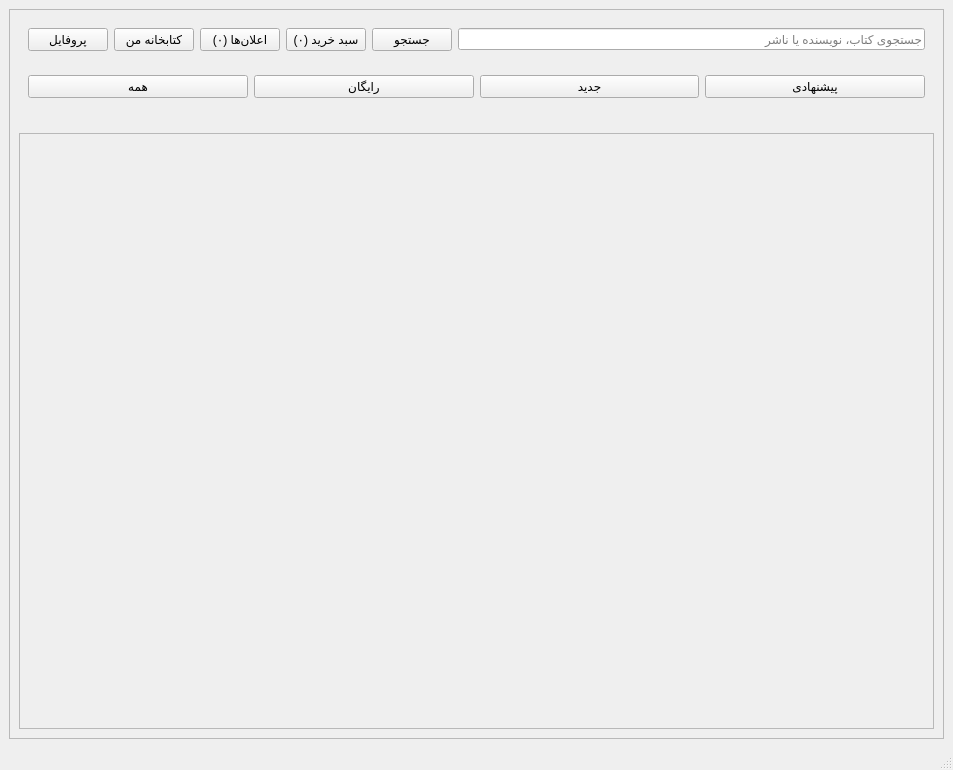
<?xml version="1.0" encoding="UTF-8"?>
<ui version="4.0">
 <class>HomeWindow_c</class>
 <widget class="QMainWindow" name="HomeWindow_c">
  <property name="geometry">
   <rect>
    <x>0</x>
    <y>0</y>
    <width>953</width>
    <height>770</height>
   </rect>
  </property>
  <property name="maximumSize">
   <size>
    <width>16777215</width>
    <height>16777215</height>
   </size>
  </property>
  <property name="windowTitle">
   <string>MainWindow</string>
  </property>
  <property name="styleSheet">
   <string notr="true">QMainWindow#HomeWindow_c {
    background-image: url(&quot;:/wallhaven-49kq3d.jpg&quot;);
    background-position: center center;
    background-repeat: no-repeat;
}

QFrame#mainFrame {
    background-color: rgba(15, 23, 42, 0.45);  
    border: 1px solid rgba(255, 255, 255, 0.2);
    border-radius: 20px; 
    margin: 15px; 
}

QLineEdit#searchLineEdit {
    background-color: rgba(255, 255, 255, 0.1);
    border: 1px solid rgba(255, 255, 255, 0.2);
    border-radius: 8px;
    padding: 7px 12px;
    color: #ffffff;
    font-family: &quot;Segoe UI&quot;, &quot;Vazirmatn&quot;;
    font-size: 14px;
    font-weight: bold;
}
QLineEdit#searchLineEdit:focus {
    background-color: rgba(255, 255, 255, 0.18);
    border: 1px solid rgba(147, 197, 253, 0.8); 
}

#topBarWidget QPushButton {
    background-color: rgba(255, 255, 255, 0.08);
    border: 1px solid rgba(255, 255, 255, 0.18);
    border-radius: 8px;
    padding: 7px 14px; 
    color: #ffffff;
    font-family: &quot;Segoe UI&quot;, &quot;Vazirmatn&quot;;
    font-size: 13px;
    font-weight: bold; 
}
#topBarWidget QPushButton:hover {
    background-color: rgba(255, 255, 255, 0.22);
    border: 1px solid rgba(255, 255, 255, 0.35);
}
#topBarWidget QPushButton:pressed {
    background-color: rgba(255, 255, 255, 0.05);
}

QPushButton#searchButton {
    background-color: rgba(147, 197, 253, 0.3); 
    border: 1px solid rgba(255, 255, 255, 0.3);
}
QPushButton#searchButton:hover {
    background-color: rgba(147, 197, 253, 0.45);
}

#tabsWidget QPushButton {
    background-color: transparent;
    border: none;
    border-bottom: 3px solid transparent; 
    color: #e2e8f0; 
    font-family: &quot;Segoe UI&quot;, &quot;Vazirmatn&quot;;
    font-size: 14px;
    font-weight: bold;
    padding: 8px 18px;
}
#tabsWidget QPushButton:hover {
    color: #ffffff;
    border-bottom: 3px solid rgba(255, 255, 255, 0.5);
}
#tabsWidget QPushButton:checked, #tabsWidget QPushButton:pressed {
    color: #ffffff;
    border-bottom: 3px solid #ffffff;
}

QLabel#statusLabel {
    background-color: rgba(147, 197, 253, 0.1); 
    border: 1px solid rgba(147, 197, 253, 0.35);
    border-radius: 8px;
    color: #93c5fd;
    font-family: &quot;Segoe UI&quot;, &quot;Vazirmatn&quot;;
    font-size: 13px;
    font-weight: bold;
    padding: 8px 16px;
    margin-bottom: 5px;
}

QScrollArea#booksScrollArea {
    background-color: rgba(255, 255, 255, 0.04);  
    border: 1px solid rgba(255, 255, 255, 0.15);
    border-radius: 12px;
}
#booksScrollArea &gt; QWidget &gt; QWidget {
    background: transparent;
}

QScrollBar:vertical {
    background: transparent;
    width: 6px;
    margin: 4px;
}
QScrollBar::handle:vertical {
    background: rgba(255, 255, 255, 0.25);
    border-radius: 3px;
    min-height: 30px;
}
QScrollBar::handle:vertical:hover {
    background: rgba(255, 255, 255, 0.45);
}
QScrollBar::add-line:vertical, QScrollBar::sub-line:vertical {
    background: none;
    height: 0px;
}</string>
  </property>
  <widget class="QWidget" name="centralwidget">
   <layout class="QGridLayout" name="gridLayout_2">
    <item row="0" column="0">
     <widget class="QFrame" name="mainFrame">
      <property name="maximumSize">
       <size>
        <width>1600</width>
        <height>1000</height>
       </size>
      </property>
      <property name="frameShape">
       <enum>QFrame::StyledPanel</enum>
      </property>
      <property name="frameShadow">
       <enum>QFrame::Raised</enum>
      </property>
      <layout class="QGridLayout" name="gridLayout">
       <item row="3" column="0">
        <widget class="QScrollArea" name="booksScrollArea">
         <property name="widgetResizable">
          <bool>true</bool>
         </property>
         <widget class="QWidget" name="scrollAreaWidgetContents">
          <property name="geometry">
           <rect>
            <x>0</x>
            <y>0</y>
            <width>875</width>
            <height>462</height>
           </rect>
          </property>
         </widget>
        </widget>
       </item>
       <item row="1" column="0">
        <widget class="QWidget" name="tabsWidget" native="true">
         <layout class="QHBoxLayout" name="horizontalLayout_2">
          <item>
           <widget class="QPushButton" name="allTabButton">
            <property name="text">
             <string>همه</string>
            </property>
           </widget>
          </item>
          <item>
           <widget class="QPushButton" name="freeTabButton">
            <property name="text">
             <string>رایگان</string>
            </property>
           </widget>
          </item>
          <item>
           <widget class="QPushButton" name="newestTabButton">
            <property name="text">
             <string>جدید</string>
            </property>
           </widget>
          </item>
          <item>
           <widget class="QPushButton" name="recommendedTabButton">
            <property name="text">
             <string>پیشنهادی</string>
            </property>
           </widget>
          </item>
         </layout>
        </widget>
       </item>
       <item row="0" column="0">
        <widget class="QWidget" name="topBarWidget" native="true">
         <layout class="QHBoxLayout" name="horizontalLayout">
          <item>
           <widget class="QPushButton" name="profileButton">
            <property name="text">
             <string>پروفایل</string>
            </property>
           </widget>
          </item>
          <item>
           <widget class="QPushButton" name="libraryButton">
            <property name="text">
             <string>کتابخانه من</string>
            </property>
           </widget>
          </item>
          <item>
           <widget class="QPushButton" name="notificationsButton">
            <property name="text">
             <string>اعلان‌ها (۰)</string>
            </property>
           </widget>
          </item>
          <item>
           <widget class="QPushButton" name="cartButton">
            <property name="text">
             <string>سبد خرید (۰)</string>
            </property>
           </widget>
          </item>
          <item>
           <widget class="QPushButton" name="searchButton">
            <property name="text">
             <string>جستجو</string>
            </property>
           </widget>
          </item>
          <item>
           <widget class="QLineEdit" name="searchLineEdit">
            <property name="text">
             <string/>
            </property>
            <property name="placeholderText">
             <string>جستجوی کتاب، نویسنده یا ناشر</string>
            </property>
           </widget>
          </item>
         </layout>
        </widget>
       </item>
       <item row="2" column="0">
        <widget class="QLabel" name="statusLabel">
         <property name="maximumSize">
          <size>
           <width>300</width>
           <height>90</height>
          </size>
         </property>
         <property name="text">
          <string/>
         </property>
        </widget>
       </item>
      </layout>
     </widget>
    </item>
   </layout>
  </widget>
  <widget class="QMenuBar" name="menubar">
   <property name="geometry">
    <rect>
     <x>0</x>
     <y>0</y>
     <width>953</width>
     <height>25</height>
    </rect>
   </property>
  </widget>
  <widget class="QStatusBar" name="statusbar"/>
 </widget>
 <resources/>
 <connections/>
</ui>
